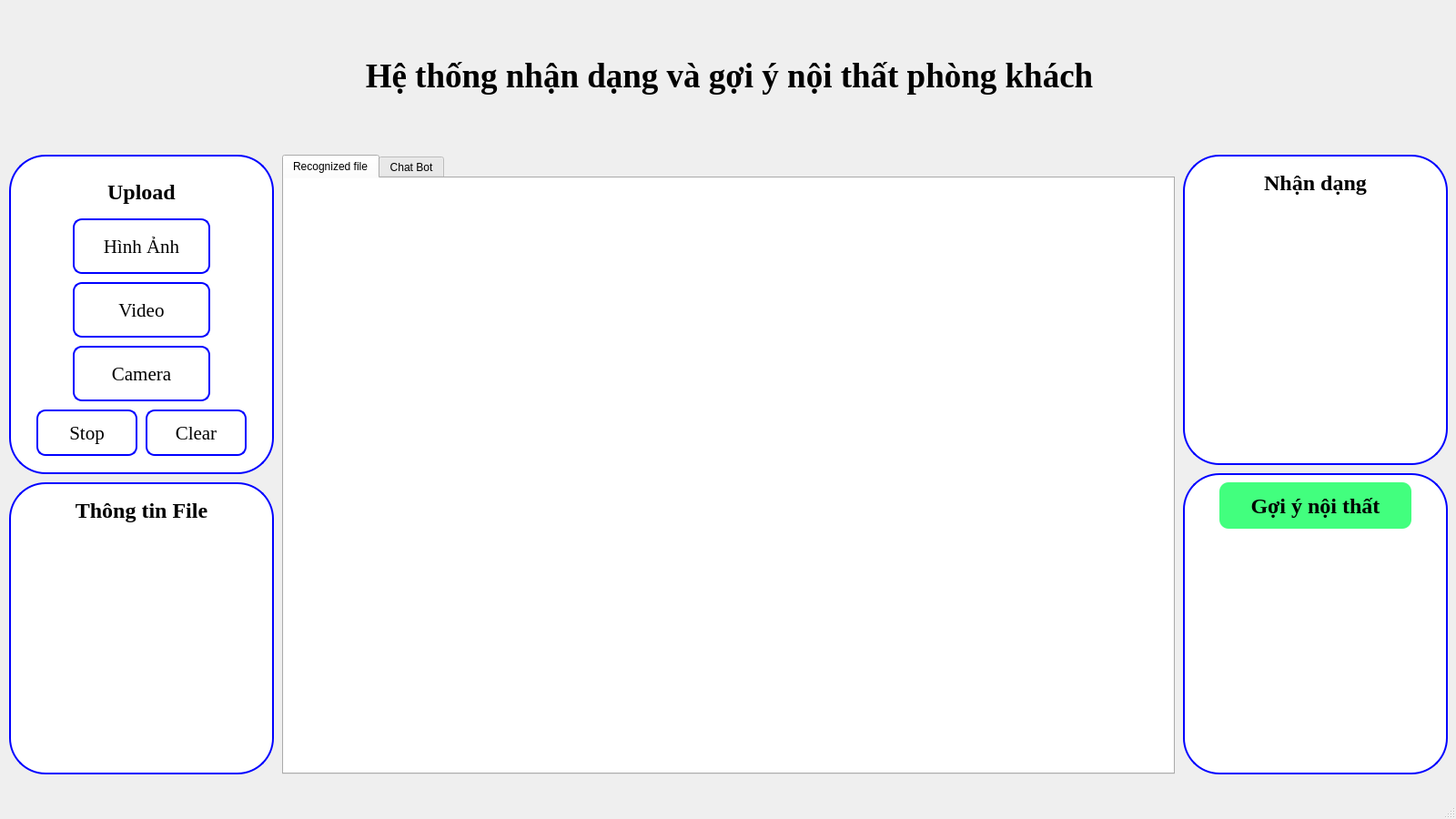
<?xml version="1.0" encoding="UTF-8"?>
<ui version="4.0">
 <class>MainWindow</class>
 <widget class="QMainWindow" name="MainWindow">
  <property name="geometry">
   <rect>
    <x>0</x>
    <y>0</y>
    <width>1600</width>
    <height>900</height>
   </rect>
  </property>
  <property name="windowTitle">
   <string>MainWindow</string>
  </property>
  <widget class="QWidget" name="centralwidget">
   <widget class="QWidget" name="widget" native="true">
    <property name="geometry">
     <rect>
      <x>10</x>
      <y>170</y>
      <width>291</width>
      <height>351</height>
     </rect>
    </property>
    <property name="styleSheet">
     <string notr="true">
background-color: rgb(255, 255, 255);
border-radius: 40px;
border: 2px solid blue;
</string>
    </property>
    <widget class="QPushButton" name="ha_pushButton">
     <property name="geometry">
      <rect>
       <x>70</x>
       <y>70</y>
       <width>151</width>
       <height>61</height>
      </rect>
     </property>
     <property name="font">
      <font>
       <family>Times New Roman</family>
       <pointsize>16</pointsize>
      </font>
     </property>
     <property name="styleSheet">
      <string notr="true">QPushButton {
    background-color: rgb(255, 255, 255);
    border-radius: 10px;
    transition: background-color 0.3s, transform 0.3s;
}

QPushButton:hover {
       background-color: rgb(149, 255, 110);
}
</string>
     </property>
     <property name="text">
      <string>Hình Ảnh</string>
     </property>
    </widget>
    <widget class="QPushButton" name="camera_pushButton">
     <property name="geometry">
      <rect>
       <x>70</x>
       <y>210</y>
       <width>151</width>
       <height>61</height>
      </rect>
     </property>
     <property name="font">
      <font>
       <family>Times New Roman</family>
       <pointsize>16</pointsize>
      </font>
     </property>
     <property name="styleSheet">
      <string notr="true">QPushButton {
    background-color: rgb(255, 255, 255);
    border-radius: 10px;
    transition: background-color 0.3s, transform 0.3s;
}

QPushButton:hover {
       background-color: rgb(149, 255, 110);
}
</string>
     </property>
     <property name="text">
      <string>Camera</string>
     </property>
    </widget>
    <widget class="QLabel" name="label_2">
     <property name="geometry">
      <rect>
       <x>10</x>
       <y>20</y>
       <width>271</width>
       <height>41</height>
      </rect>
     </property>
     <property name="font">
      <font>
       <family>Times New Roman</family>
       <pointsize>18</pointsize>
       <weight>75</weight>
       <bold>true</bold>
      </font>
     </property>
     <property name="styleSheet">
      <string notr="true">border: none;
</string>
     </property>
     <property name="text">
      <string>Upload</string>
     </property>
     <property name="alignment">
      <set>Qt::AlignCenter</set>
     </property>
    </widget>
    <widget class="QPushButton" name="stop_pushButton">
     <property name="geometry">
      <rect>
       <x>30</x>
       <y>280</y>
       <width>111</width>
       <height>51</height>
      </rect>
     </property>
     <property name="font">
      <font>
       <family>Times New Roman</family>
       <pointsize>16</pointsize>
      </font>
     </property>
     <property name="styleSheet">
      <string notr="true">QPushButton {
    background-color: rgb(255, 255, 255);
    border-radius: 10px;
    transition: background-color 0.3s, transform 0.3s;
}

QPushButton:hover {
       background-color: rgb(149, 255, 110);
}
</string>
     </property>
     <property name="text">
      <string>Stop</string>
     </property>
    </widget>
    <widget class="QPushButton" name="video_pushButton">
     <property name="geometry">
      <rect>
       <x>70</x>
       <y>140</y>
       <width>151</width>
       <height>61</height>
      </rect>
     </property>
     <property name="font">
      <font>
       <family>Times New Roman</family>
       <pointsize>16</pointsize>
      </font>
     </property>
     <property name="styleSheet">
      <string notr="true">QPushButton {
    background-color: rgb(255, 255, 255);
    border-radius: 10px;
    transition: background-color 0.3s, transform 0.3s;
}

QPushButton:hover {
       background-color: rgb(149, 255, 110);
}
</string>
     </property>
     <property name="text">
      <string>Video</string>
     </property>
    </widget>
    <widget class="QPushButton" name="clear_pushButton">
     <property name="geometry">
      <rect>
       <x>150</x>
       <y>280</y>
       <width>111</width>
       <height>51</height>
      </rect>
     </property>
     <property name="font">
      <font>
       <family>Times New Roman</family>
       <pointsize>16</pointsize>
      </font>
     </property>
     <property name="styleSheet">
      <string notr="true">QPushButton {
    background-color: rgb(255, 255, 255);
    border-radius: 10px;
    transition: background-color 0.3s, transform 0.3s;
}

QPushButton:hover {
       background-color: rgb(149, 255, 110);
}
</string>
     </property>
     <property name="text">
      <string>Clear</string>
     </property>
    </widget>
   </widget>
   <widget class="QLabel" name="label">
    <property name="geometry">
     <rect>
      <x>6</x>
      <y>3</y>
      <width>1591</width>
      <height>161</height>
     </rect>
    </property>
    <property name="font">
     <font>
      <family>Times New Roman</family>
      <pointsize>28</pointsize>
      <weight>75</weight>
      <bold>true</bold>
     </font>
    </property>
    <property name="styleSheet">
     <string notr="true"/>
    </property>
    <property name="text">
     <string>Hệ thống nhận dạng và gợi ý nội thất phòng khách</string>
    </property>
    <property name="alignment">
     <set>Qt::AlignCenter</set>
    </property>
   </widget>
   <widget class="QWidget" name="widget_3" native="true">
    <property name="geometry">
     <rect>
      <x>10</x>
      <y>530</y>
      <width>291</width>
      <height>321</height>
     </rect>
    </property>
    <property name="styleSheet">
     <string notr="true">background-color: rgb(255, 255, 255);
border-radius: 40px;
border: 2px solid blue;</string>
    </property>
    <widget class="QLabel" name="label_3">
     <property name="geometry">
      <rect>
       <x>20</x>
       <y>10</y>
       <width>251</width>
       <height>41</height>
      </rect>
     </property>
     <property name="font">
      <font>
       <family>Times New Roman</family>
       <pointsize>18</pointsize>
       <weight>75</weight>
       <bold>true</bold>
      </font>
     </property>
     <property name="styleSheet">
      <string notr="true">border: none;
</string>
     </property>
     <property name="text">
      <string>Thông tin File</string>
     </property>
     <property name="alignment">
      <set>Qt::AlignCenter</set>
     </property>
    </widget>
    <widget class="QTextEdit" name="ttin_textEdit">
     <property name="geometry">
      <rect>
       <x>10</x>
       <y>60</y>
       <width>271</width>
       <height>241</height>
      </rect>
     </property>
     <property name="font">
      <font>
       <family>Times New Roman</family>
       <pointsize>12</pointsize>
      </font>
     </property>
     <property name="styleSheet">
      <string notr="true">border-radius:0px;
border: none;
background-color: rgb(255, 255, 255);</string>
     </property>
    </widget>
   </widget>
   <widget class="QWidget" name="widget_4" native="true">
    <property name="geometry">
     <rect>
      <x>1300</x>
      <y>170</y>
      <width>291</width>
      <height>341</height>
     </rect>
    </property>
    <property name="styleSheet">
     <string notr="true">background-color: rgb(255, 255, 255);
border-radius: 40px;
border: 2px solid blue;</string>
    </property>
    <widget class="QLabel" name="label_4">
     <property name="geometry">
      <rect>
       <x>20</x>
       <y>10</y>
       <width>251</width>
       <height>41</height>
      </rect>
     </property>
     <property name="font">
      <font>
       <family>Times New Roman</family>
       <pointsize>18</pointsize>
       <weight>75</weight>
       <bold>true</bold>
      </font>
     </property>
     <property name="styleSheet">
      <string notr="true">border: none;
</string>
     </property>
     <property name="text">
      <string>Nhận dạng</string>
     </property>
     <property name="alignment">
      <set>Qt::AlignCenter</set>
     </property>
    </widget>
    <widget class="QTextEdit" name="ph_nt_textEdit">
     <property name="geometry">
      <rect>
       <x>10</x>
       <y>60</y>
       <width>271</width>
       <height>261</height>
      </rect>
     </property>
     <property name="font">
      <font>
       <family>Times New Roman</family>
       <pointsize>14</pointsize>
      </font>
     </property>
     <property name="styleSheet">
      <string notr="true">border-radius:0px;
border: none;
background-color: rgb(255, 255, 255);</string>
     </property>
    </widget>
   </widget>
   <widget class="QWidget" name="widget_5" native="true">
    <property name="geometry">
     <rect>
      <x>1300</x>
      <y>520</y>
      <width>291</width>
      <height>331</height>
     </rect>
    </property>
    <property name="styleSheet">
     <string notr="true">background-color: rgb(255, 255, 255);
border-radius: 40px;
border: 2px solid blue;</string>
    </property>
    <widget class="QPushButton" name="gy_nt_pushButton">
     <property name="geometry">
      <rect>
       <x>40</x>
       <y>10</y>
       <width>211</width>
       <height>51</height>
      </rect>
     </property>
     <property name="font">
      <font>
       <family>Times New Roman</family>
       <pointsize>18</pointsize>
       <weight>75</weight>
       <bold>true</bold>
      </font>
     </property>
     <property name="styleSheet">
      <string notr="true">QPushButton {
    background-color:rgb(66, 255, 126);
    border-radius: 10px;
	border: none;
    transition: background-color 0.3s, transform 0.3s;
}

QPushButton:hover {
       background-color: rgb(232, 255, 25);
}</string>
     </property>
     <property name="text">
      <string>Gợi ý nội thất</string>
     </property>
    </widget>
    <widget class="QTextEdit" name="gy_nt_textEdit">
     <property name="geometry">
      <rect>
       <x>10</x>
       <y>70</y>
       <width>271</width>
       <height>241</height>
      </rect>
     </property>
     <property name="styleSheet">
      <string notr="true">border-radius:0px;
border: none;
background-color: rgb(255, 255, 255);</string>
     </property>
    </widget>
   </widget>
   <widget class="QTabWidget" name="tabWidget">
    <property name="geometry">
     <rect>
      <x>310</x>
      <y>170</y>
      <width>981</width>
      <height>681</height>
     </rect>
    </property>
    <property name="styleSheet">
     <string notr="true"/>
    </property>
    <property name="currentIndex">
     <number>0</number>
    </property>
    <widget class="QWidget" name="tab">
     <attribute name="title">
      <string>Recognized file</string>
     </attribute>
     <widget class="QLabel" name="original_label">
      <property name="geometry">
       <rect>
        <x>0</x>
        <y>0</y>
        <width>981</width>
        <height>661</height>
       </rect>
      </property>
      <property name="styleSheet">
       <string notr="true">background-color: rgb(255, 255, 255);
</string>
      </property>
      <property name="text">
       <string/>
      </property>
     </widget>
    </widget>
    <widget class="QWidget" name="tab_2">
     <attribute name="title">
      <string>Chat Bot</string>
     </attribute>
     <widget class="QTextEdit" name="chat_bot_textEdit">
      <property name="geometry">
       <rect>
        <x>0</x>
        <y>0</y>
        <width>981</width>
        <height>561</height>
       </rect>
      </property>
      <property name="font">
       <font>
        <family>Times New Roman</family>
        <pointsize>22</pointsize>
       </font>
      </property>
     </widget>
     <widget class="QTextEdit" name="enter_textEdit">
      <property name="geometry">
       <rect>
        <x>10</x>
        <y>570</y>
        <width>841</width>
        <height>71</height>
       </rect>
      </property>
      <property name="font">
       <font>
        <family>Times New Roman</family>
        <pointsize>20</pointsize>
       </font>
      </property>
     </widget>
     <widget class="QPushButton" name="enter_pushButton">
      <property name="geometry">
       <rect>
        <x>860</x>
        <y>570</y>
        <width>111</width>
        <height>31</height>
       </rect>
      </property>
      <property name="font">
       <font>
        <family>Times New Roman</family>
        <pointsize>16</pointsize>
       </font>
      </property>
      <property name="styleSheet">
       <string notr="true">QPushButton {
    background-color: rgb(255, 255, 255);
    transition: background-color 0.3s, transform 0.3s;
}

QPushButton:hover {
       background-color: rgb(149, 255, 110);
}
</string>
      </property>
      <property name="text">
       <string>Enter</string>
      </property>
     </widget>
     <widget class="QPushButton" name="delete_chat_pushButton">
      <property name="geometry">
       <rect>
        <x>860</x>
        <y>610</y>
        <width>111</width>
        <height>31</height>
       </rect>
      </property>
      <property name="font">
       <font>
        <family>Times New Roman</family>
        <pointsize>16</pointsize>
       </font>
      </property>
      <property name="styleSheet">
       <string notr="true">QPushButton {
    background-color: rgb(255, 255, 255);
    transition: background-color 0.3s, transform 0.3s;
}

QPushButton:hover {
       background-color: rgb(149, 255, 110);
}
</string>
      </property>
      <property name="text">
       <string>Delete</string>
      </property>
     </widget>
    </widget>
   </widget>
   <zorder>label</zorder>
   <zorder>widget</zorder>
   <zorder>widget_3</zorder>
   <zorder>widget_4</zorder>
   <zorder>widget_5</zorder>
   <zorder>tabWidget</zorder>
  </widget>
  <widget class="QMenuBar" name="menubar">
   <property name="geometry">
    <rect>
     <x>0</x>
     <y>0</y>
     <width>1600</width>
     <height>22</height>
    </rect>
   </property>
  </widget>
  <widget class="QStatusBar" name="statusbar"/>
 </widget>
 <resources/>
 <connections/>
</ui>
